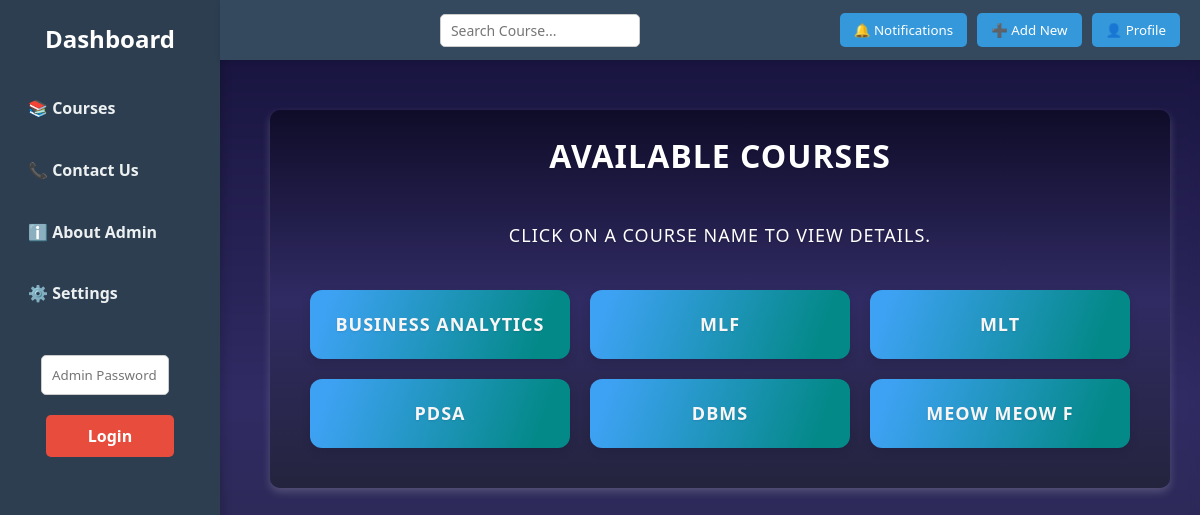
Page /dashboard on the earlier database version.
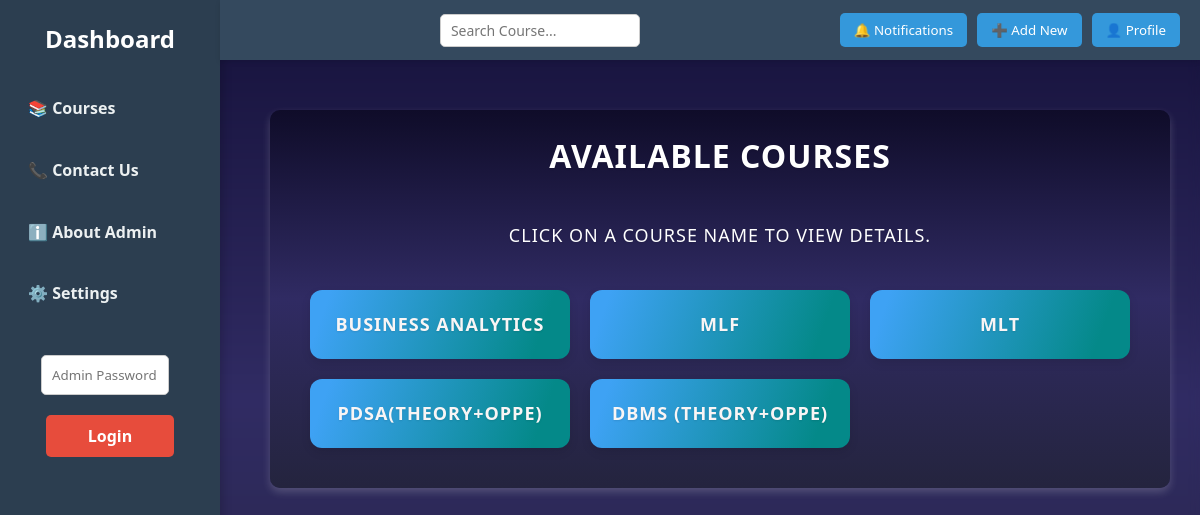
Same page on the later database version.
### tables this page shows
CREATE TABLE courses (
            id INTEGER PRIMARY KEY AUTOINCREMENT,
            name TEXT NOT NULL
        );

### app.py (the view)
@app.route('/dashboard', methods=['GET', 'POST'])
def course_view():
    conn = sqlite3.connect('database.db')
    c = conn.cursor()
    c.execute('SELECT * FROM courses')
    courses = c.fetchall()
    conn.close()
    admin_mode = session.get('admin_mode', False)
    return render_template('course_view.html', courses=courses, admin_mode=admin_mode)

### templates/course_view.html (shortened to what this page needs)
<!DOCTYPE html>
<html lang="en">
<head>
    <link rel="stylesheet" href="{{ url_for('static', filename='style.css') }}">
</head>
<body>
    <div class="sidebar">
        <h2>Dashboard</h2>
        <a href="{{ url_for('course_view') }}">📚 Courses</a>
        <a href="#">📞 Contact Us</a>
        <a href="#">ℹ️ About Admin</a>
        <a href="#">⚙️ Settings</a>
        {% if not admin_mode %}
            <form class="admin-login-form" action="{{ url_for('admin_login') }}" method="post">
                <input class="password-input" type="password" name="password" placeholder="Admin Password" required>
                <button class="btn login-btn" type="submit">Login</button>
            </form>
        {% else %}
            <a href="{{ url_for('admin_add_course') }}">➕ Add Course</a>
            <a href="{{ url_for('admin_logout') }}">🚪 Exit Admin</a>
        {% endif %}
    </div>
    <div class="navbar">
        <input type="text" id="globalSearch" class="global-search" placeholder="Search Course...">
        <div class="navbar-buttons">
            <button class="nav-btn">🔔 Notifications</button>
            <button class="nav-btn">➕ Add New</button>
            <button class="nav-btn">👤 Profile</button>
        </div>
    </div>
    <div class="main-content">
        <div class="container">
            <h1 class="page-title" style="color: white;">Available Courses</h1>
            <p class="page-description" style="color: white;" >Click on a course name to view details.</p>
            {% if courses %}
            <div class="course-grid" id="courseList">
                {% for course in courses %}
                    <div class="course-card">
                        <a class="course-link" style="color: rgb(249, 245, 245);" href="{{ url_for('course_detail', course_id=course[0]) }}">{{ course[1] }}</a>
                    </div>
                {% endfor %}
            </div>
            {% else %}
                <p class="no-courses">No courses available.</p>
            {% endif %}
        </div>
    </div>
</body>
</html>

### templates/course_view.html (style rules this page uses)
body { margin: 0; font-family: 'Segoe UI', sans-serif; background: linear-gradient(to bottom, #15113a, #302b63, #24243e); color: rgb(255, 255, 255); }
.container { background: linear-gradient(to bottom, #0f0c29, #302b63, #24243e); padding: 20px; border-radius: 10px; box-shadow: 0 4px 8px rgba(243, 239, 239, 0.2); margin: 20px auto; border: none; }
.course-card { background-image: linear-gradient( 109.6deg, rgb(62, 162, 244) 7.3%, rgba(4,137,137,1) 86.7% ); }

Differences in the rows shown:
removed courses: name "MEOW MEOW F"
changed courses: name "PDSA" → "PDSA(THEORY+OPPE)"
changed courses: name "DBMS" → "DBMS (THEORY+OPPE)"
